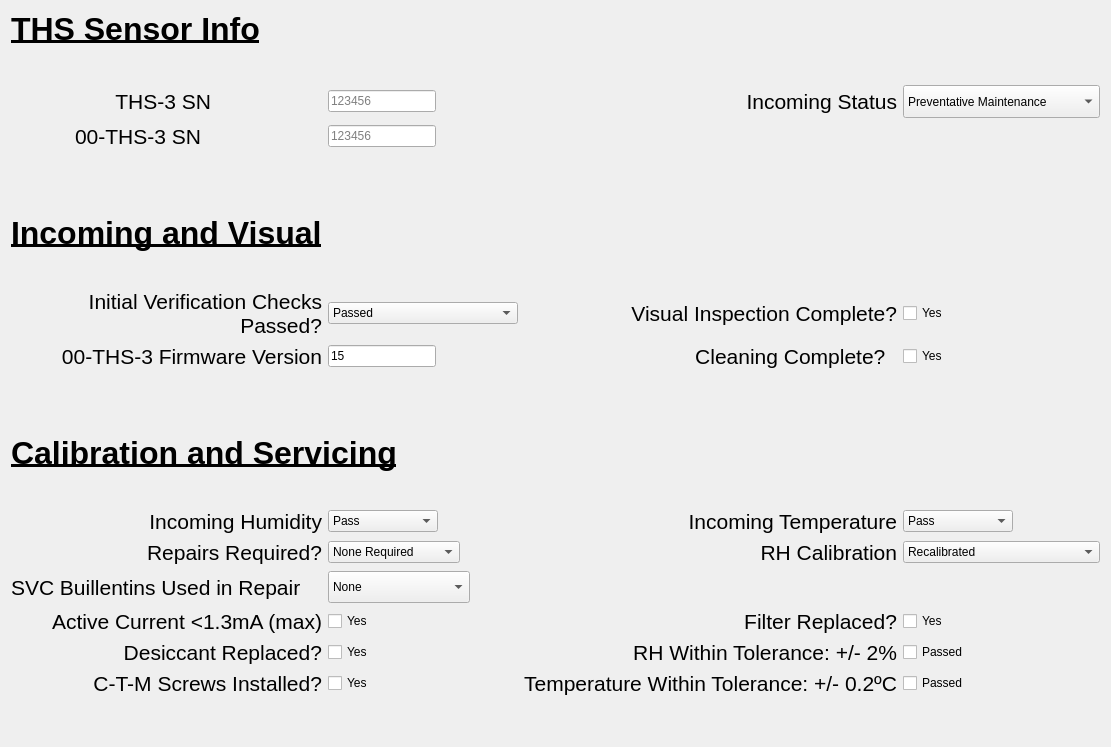
            <widget class="QWidget" name="THS_scroll_area_contents">
             <property name="geometry">
              <rect>
               <x>0</x>
               <y>0</y>
               <width>1027</width>
               <height>747</height>
              </rect>
             </property>
             <layout class="QGridLayout" name="gridLayout_15">
              <item row="13" column="2">
               <widget class="QLabel" name="label_193">
                <property name="font">
                 <font>
                  <pointsize>16</pointsize>
                 </font>
                </property>
                <property name="text">
                 <string>RH Calibration</string>
                </property>
                <property name="alignment">
                 <set>Qt::AlignRight|Qt::AlignTrailing|Qt::AlignVCenter</set>
                </property>
               </widget>
              </item>
              <item row="6" column="0">
               <spacer name="verticalSpacer_55">
                <property name="orientation">
                 <enum>Qt::Vertical</enum>
                </property>
                <property name="sizeHint" stdset="0">
                 <size>
                  <width>20</width>
                  <height>10</height>
                 </size>
                </property>
               </spacer>
              </item>
              <item row="3" column="1">
               <widget class="QLineEdit" name="ths_module_sn">
                <property name="sizePolicy">
                 <sizepolicy hsizetype="Fixed" vsizetype="Fixed">
                  <horstretch>0</horstretch>
                  <verstretch>0</verstretch>
                 </sizepolicy>
                </property>
                <property name="placeholderText">
                 <string>123456</string>
                </property>
               </widget>
              </item>
              <item row="2" column="1">
               <widget class="QLineEdit" name="ths_sn">
                <property name="sizePolicy">
                 <sizepolicy hsizetype="Fixed" vsizetype="Fixed">
                  <horstretch>0</horstretch>
                  <verstretch>0</verstretch>
                 </sizepolicy>
                </property>
                <property name="placeholderText">
                 <string>123456</string>
                </property>
               </widget>
              </item>
              <item row="15" column="1">
               <widget class="QCheckBox" name="ths_active_current">
                <property name="text">
                 <string>Yes</string>
                </property>
               </widget>
              </item>
              <item row="15" column="0">
               <widget class="QLabel" name="label_189">
                <property name="font">
                 <font>
                  <pointsize>16</pointsize>
                 </font>
                </property>
                <property name="text">
                 <string>Active Current &lt;1.3mA (max)</string>
                </property>
                <property name="alignment">
                 <set>Qt::AlignRight|Qt::AlignTrailing|Qt::AlignVCenter</set>
                </property>
               </widget>
              </item>
              <item row="12" column="3">
               <widget class="QComboBox" name="ths_incoming_temp">
                <property name="sizePolicy">
                 <sizepolicy hsizetype="Fixed" vsizetype="Fixed">
                  <horstretch>0</horstretch>
                  <verstretch>0</verstretch>
                 </sizepolicy>
                </property>
                <item>
                 <property name="text">
                  <string>Pass</string>
                 </property>
                </item>
                <item>
                 <property name="text">
                  <string>Fail</string>
                 </property>
                </item>
                <item>
                 <property name="text">
                  <string>Unable to Test</string>
                 </property>
                </item>
               </widget>
              </item>
              <item row="17" column="0">
               <widget class="QLabel" name="label_192">
                <property name="font">
                 <font>
                  <pointsize>16</pointsize>
                 </font>
                </property>
                <property name="text">
                 <string>C-T-M Screws Installed?</string>
                </property>
                <property name="alignment">
                 <set>Qt::AlignRight|Qt::AlignTrailing|Qt::AlignVCenter</set>
                </property>
               </widget>
              </item>
              <item row="13" column="0">
               <widget class="QLabel" name="label_194">
                <property name="font">
                 <font>
                  <pointsize>16</pointsize>
                 </font>
                </property>
                <property name="text">
                 <string>Repairs Required?</string>
                </property>
                <property name="alignment">
                 <set>Qt::AlignRight|Qt::AlignTrailing|Qt::AlignVCenter</set>
                </property>
               </widget>
              </item>
              <item row="9" column="0">
               <spacer name="verticalSpacer_59">
                <property name="orientation">
                 <enum>Qt::Vertical</enum>
                </property>
                <property name="sizeHint" stdset="0">
                 <size>
                  <width>20</width>
                  <height>60</height>
                 </size>
                </property>
               </spacer>
              </item>
              <item row="16" column="3">
               <widget class="QCheckBox" name="ths_rh_calibration_pass">
                <property name="text">
                 <string>Passed</string>
                </property>
               </widget>
              </item>
              <item row="5" column="0">
               <widget class="QLabel" name="label_195">
                <property name="font">
                 <font>
                  <pointsize>24</pointsize>
                  <bold>true</bold>
                  <underline>true</underline>
                 </font>
                </property>
                <property name="text">
                 <string>Incoming and Visual</string>
                </property>
               </widget>
              </item>
              <item row="0" column="0">
               <widget class="QLabel" name="label_197">
                <property name="font">
                 <font>
                  <pointsize>24</pointsize>
                  <bold>true</bold>
                  <underline>true</underline>
                 </font>
                </property>
                <property name="text">
                 <string>THS Sensor Info</string>
                </property>
               </widget>
              </item>
              <item row="2" column="2">
               <widget class="QLabel" name="label_198">
                <property name="font">
                 <font>
                  <pointsize>16</pointsize>
                 </font>
                </property>
                <property name="text">
                 <string>Incoming Status</string>
                </property>
                <property name="alignment">
                 <set>Qt::AlignRight|Qt::AlignTrailing|Qt::AlignVCenter</set>
                </property>
               </widget>
              </item>
              <item row="8" column="1">
               <widget class="QLineEdit" name="ths_module_fw">
                <property name="sizePolicy">
                 <sizepolicy hsizetype="Fixed" vsizetype="Fixed">
                  <horstretch>0</horstretch>
                  <verstretch>0</verstretch>
                 </sizepolicy>
                </property>
                <property name="text">
                 <string>15</string>
                </property>
               </widget>
              </item>
              <item row="3" column="0">
               <widget class="QLabel" name="label_2">
                <property name="sizePolicy">
                 <sizepolicy hsizetype="Preferred" vsizetype="Preferred">
                  <horstretch>0</horstretch>
                  <verstretch>0</verstretch>
                 </sizepolicy>
                </property>
                <property name="maximumSize">
                 <size>
                  <width>190</width>
                  <height>16777215</height>
                 </size>
                </property>
                <property name="font">
                 <font>
                  <pointsize>16</pointsize>
                 </font>
                </property>
                <property name="text">
                 <string>00-THS-3 SN</string>
                </property>
                <property name="alignment">
                 <set>Qt::AlignRight|Qt::AlignTrailing|Qt::AlignVCenter</set>
                </property>
               </widget>
              </item>
              <item row="13" column="1">
               <widget class="QComboBox" name="ths_repairs_required">
                <property name="sizePolicy">
                 <sizepolicy hsizetype="Fixed" vsizetype="Fixed">
                  <horstretch>0</horstretch>
                  <verstretch>0</verstretch>
                 </sizepolicy>
                </property>
                <item>
                 <property name="text">
                  <string>None Required</string>
                 </property>
                </item>
                <item>
                 <property name="text">
                  <string>Repairs Preformed</string>
                 </property>
                </item>
               </widget>
              </item>
              <item row="16" column="2">
               <widget class="QLabel" name="label_199">
                <property name="font">
                 <font>
                  <pointsize>16</pointsize>
                  <bold>false</bold>
                 </font>
                </property>
                <property name="text">
                 <string>RH Within Tolerance: +/- 2%</string>
                </property>
                <property name="alignment">
                 <set>Qt::AlignRight|Qt::AlignTrailing|Qt::AlignVCenter</set>
                </property>
               </widget>
              </item>
              <item row="17" column="3">
               <widget class="QCheckBox" name="ths_temp_calibration">
                <property name="text">
                 <string>Passed</string>
                </property>
               </widget>
              </item>
              <item row="18" column="0">
               <spacer name="verticalSpacer_54">
                <property name="orientation">
                 <enum>Qt::Vertical</enum>
                </property>
                <property name="sizeHint" stdset="0">
                 <size>
                  <width>20</width>
                  <height>40</height>
                 </size>
                </property>
               </spacer>
              </item>
              <item row="11" column="0">
               <spacer name="verticalSpacer_60">
                <property name="orientation">
                 <enum>Qt::Vertical</enum>
                </property>
                <property name="sizeHint" stdset="0">
                 <size>
                  <width>20</width>
                  <height>10</height>
                 </size>
                </property>
               </spacer>
              </item>
              <item row="14" column="1">
               <widget class="QComboBox" name="ths_builentins_used">
                <property name="sizePolicy">
                 <sizepolicy hsizetype="Fixed" vsizetype="Fixed">
                  <horstretch>0</horstretch>
                  <verstretch>0</verstretch>
                 </sizepolicy>
                </property>
                <property name="minimumSize">
                 <size>
                  <width>100</width>
                  <height>32</height>
                 </size>
                </property>
                <item>
                 <property name="text">
                  <string>None</string>
                 </property>
                </item>
                <item>
                 <property name="text">
                  <string>Yes- See Comments</string>
                 </property>
                </item>
               </widget>
              </item>
              <item row="7" column="3">
               <widget class="QCheckBox" name="ths_visual">
                <property name="text">
                 <string>Yes</string>
                </property>
               </widget>
              </item>
              <item row="16" column="1">
               <widget class="QCheckBox" name="ths_desiccant">
                <property name="text">
                 <string>Yes</string>
                </property>
               </widget>
              </item>
              <item row="17" column="2">
               <widget class="QLabel" name="label_200">
                <property name="font">
                 <font>
                  <pointsize>16</pointsize>
                 </font>
                </property>
                <property name="text">
                 <string>Temperature Within Tolerance: +/- 0.2ºC</string>
                </property>
                <property name="alignment">
                 <set>Qt::AlignRight|Qt::AlignTrailing|Qt::AlignVCenter</set>
                </property>
               </widget>
              </item>
              <item row="8" column="0">
               <widget class="QLabel" name="label_196">
                <property name="font">
                 <font>
                  <pointsize>16</pointsize>
                 </font>
                </property>
                <property name="text">
                 <string>00-THS-3 Firmware Version</string>
                </property>
                <property name="alignment">
                 <set>Qt::AlignRight|Qt::AlignTrailing|Qt::AlignVCenter</set>
                </property>
               </widget>
              </item>
              <item row="2" column="0">
               <widget class="QLabel" name="label">
                <property name="maximumSize">
                 <size>
                  <width>200</width>
                  <height>16777215</height>
                 </size>
                </property>
                <property name="font">
                 <font>
                  <pointsize>16</pointsize>
                 </font>
                </property>
                <property name="text">
                 <string>THS-3 SN</string>
                </property>
                <property name="alignment">
                 <set>Qt::AlignRight|Qt::AlignTrailing|Qt::AlignVCenter</set>
                </property>
               </widget>
              </item>
              <item row="12" column="0">
               <widget class="QLabel" name="label_201">
                <property name="font">
                 <font>
                  <pointsize>16</pointsize>
                 </font>
                </property>
                <property name="text">
                 <string>Incoming Humidity</string>
                </property>
                <property name="alignment">
                 <set>Qt::AlignRight|Qt::AlignTrailing|Qt::AlignVCenter</set>
                </property>
               </widget>
              </item>
              <item row="7" column="1">
               <widget class="QComboBox" name="ths_initial_verification">
                <property name="sizePolicy">
                 <sizepolicy hsizetype="Fixed" vsizetype="Fixed">
                  <horstretch>0</horstretch>
                  <verstretch>0</verstretch>
                 </sizepolicy>
                </property>
                <item>
                 <property name="text">
                  <string>Passed</string>
                 </property>
                </item>
                <item>
                 <property name="text">
                  <string>Failed - Explain in Comments</string>
                 </property>
                </item>
               </widget>
              </item>
              <item row="12" column="1">
               <widget class="QComboBox" name="ths_incoming_rh">
                <property name="sizePolicy">
                 <sizepolicy hsizetype="Fixed" vsizetype="Fixed">
                  <horstretch>0</horstretch>
                  <verstretch>0</verstretch>
                 </sizepolicy>
                </property>
                <item>
                 <property name="text">
                  <string>Pass</string>
                 </property>
                </item>
                <item>
                 <property name="text">
                  <string>Fail</string>
                 </property>
                </item>
                <item>
                 <property name="text">
                  <string>Unable to Test</string>
                 </property>
                </item>
               </widget>
              </item>
              <item row="8" column="2">
               <widget class="QLabel" name="label_190">
                <property name="font">
                 <font>
                  <pointsize>16</pointsize>
                 </font>
                </property>
                <property name="text">
                 <string>Cleaning Complete?  </string>
                </property>
                <property name="alignment">
                 <set>Qt::AlignRight|Qt::AlignTrailing|Qt::AlignVCenter</set>
                </property>
               </widget>
              </item>
              <item row="16" column="0">
               <widget class="QLabel" name="label_188">
                <property name="font">
                 <font>
                  <pointsize>16</pointsize>
                 </font>
                </property>
                <property name="text">
                 <string>Desiccant Replaced?</string>
                </property>
                <property name="alignment">
                 <set>Qt::AlignRight|Qt::AlignTrailing|Qt::AlignVCenter</set>
                </property>
               </widget>
              </item>
              <item row="15" column="3">
               <widget class="QCheckBox" name="ths_filter">
                <property name="text">
                 <string>Yes</string>
                </property>
               </widget>
              </item>
              <item row="14" column="0">
               <widget class="QLabel" name="label_186">
                <property name="font">
                 <font>
                  <pointsize>16</pointsize>
                 </font>
                </property>
                <property name="text">
                 <string>SVC Buillentins Used in Repair</string>
                </property>
               </widget>
              </item>
              <item row="12" column="2">
               <widget class="QLabel" name="label_191">
                <property name="font">
                 <font>
                  <pointsize>16</pointsize>
                 </font>
                </property>
                <property name="text">
                 <string>Incoming Temperature</string>
                </property>
                <property name="alignment">
                 <set>Qt::AlignRight|Qt::AlignTrailing|Qt::AlignVCenter</set>
                </property>
               </widget>
              </item>
              <item row="2" column="3">
               <widget class="QComboBox" name="ths_incoming_status">
                <property name="sizePolicy">
                 <sizepolicy hsizetype="Fixed" vsizetype="MinimumExpanding">
                  <horstretch>0</horstretch>
                  <verstretch>0</verstretch>
                 </sizepolicy>
                </property>
                <property name="maximumSize">
                 <size>
                  <width>500</width>
                  <height>16777215</height>
                 </size>
                </property>
                <property name="currentText">
                 <string>Preventative Maintenance</string>
                </property>
                <property name="currentIndex">
                 <number>0</number>
                </property>
                <item>
                 <property name="text">
                  <string>Preventative Maintenance</string>
                 </property>
                </item>
                <item>
                 <property name="text">
                  <string>Corrective Maintenance</string>
                 </property>
                </item>
                <item>
                 <property name="text">
                  <string>Upgrade/Mod.</string>
                 </property>
                </item>
                <item>
                 <property name="text">
                  <string>Other (Desc. in Comments)</string>
                 </property>
                </item>
               </widget>
              </item>
              <item row="1" column="0">
               <spacer name="verticalSpacer_57">
                <property name="orientation">
                 <enum>Qt::Vertical</enum>
                </property>
                <property name="sizeHint" stdset="0">
                 <size>
                  <width>20</width>
                  <height>10</height>
                 </size>
                </property>
               </spacer>
              </item>
              <item row="4" column="0">
               <spacer name="verticalSpacer_56">
                <property name="orientation">
                 <enum>Qt::Vertical</enum>
                </property>
                <property name="sizeHint" stdset="0">
                 <size>
                  <width>20</width>
                  <height>60</height>
                 </size>
                </property>
               </spacer>
              </item>
              <item row="7" column="0">
               <widget class="QLabel" name="label_187">
                <property name="font">
                 <font>
                  <pointsize>16</pointsize>
                 </font>
                </property>
                <property name="text">
                 <string>Initial Verification Checks Passed?</string>
                </property>
                <property name="alignment">
                 <set>Qt::AlignRight|Qt::AlignTrailing|Qt::AlignVCenter</set>
                </property>
                <property name="wordWrap">
                 <bool>true</bool>
                </property>
               </widget>
              </item>
              <item row="7" column="2">
               <widget class="QLabel" name="label_203">
                <property name="font">
                 <font>
                  <pointsize>16</pointsize>
                 </font>
                </property>
                <property name="text">
                 <string>Visual Inspection Complete?</string>
                </property>
                <property name="alignment">
                 <set>Qt::AlignRight|Qt::AlignTrailing|Qt::AlignVCenter</set>
                </property>
               </widget>
              </item>
              <item row="8" column="3">
               <widget class="QCheckBox" name="ths_cleaning">
                <property name="text">
                 <string>Yes</string>
                </property>
               </widget>
              </item>
              <item row="15" column="2">
               <widget class="QLabel" name="label_202">
                <property name="font">
                 <font>
                  <pointsize>16</pointsize>
                 </font>
                </property>
                <property name="text">
                 <string>Filter Replaced?</string>
                </property>
                <property name="alignment">
                 <set>Qt::AlignRight|Qt::AlignTrailing|Qt::AlignVCenter</set>
                </property>
               </widget>
              </item>
              <item row="13" column="3">
               <widget class="QComboBox" name="ths_rh_calibration">
                <property name="sizePolicy">
                 <sizepolicy hsizetype="Preferred" vsizetype="Fixed">
                  <horstretch>0</horstretch>
                  <verstretch>0</verstretch>
                 </sizepolicy>
                </property>
                <item>
                 <property name="text">
                  <string>Recalibrated</string>
                 </property>
                </item>
                <item>
                 <property name="text">
                  <string>Not Required</string>
                 </property>
                </item>
                <item>
                 <property name="text">
                  <string>Wafer Replaced - Recalibrated</string>
                 </property>
                </item>
               </widget>
              </item>
              <item row="17" column="1">
               <widget class="QCheckBox" name="ths_ctm">
                <property name="text">
                 <string>Yes</string>
                </property>
               </widget>
              </item>
              <item row="10" column="0" colspan="2">
               <widget class="QLabel" name="label_185">
                <property name="font">
                 <font>
                  <pointsize>24</pointsize>
                  <bold>true</bold>
                  <underline>true</underline>
                 </font>
                </property>
                <property name="text">
                 <string>Calibration and Servicing</string>
                </property>
               </widget>
              </item>
             </layout>
            </widget>
